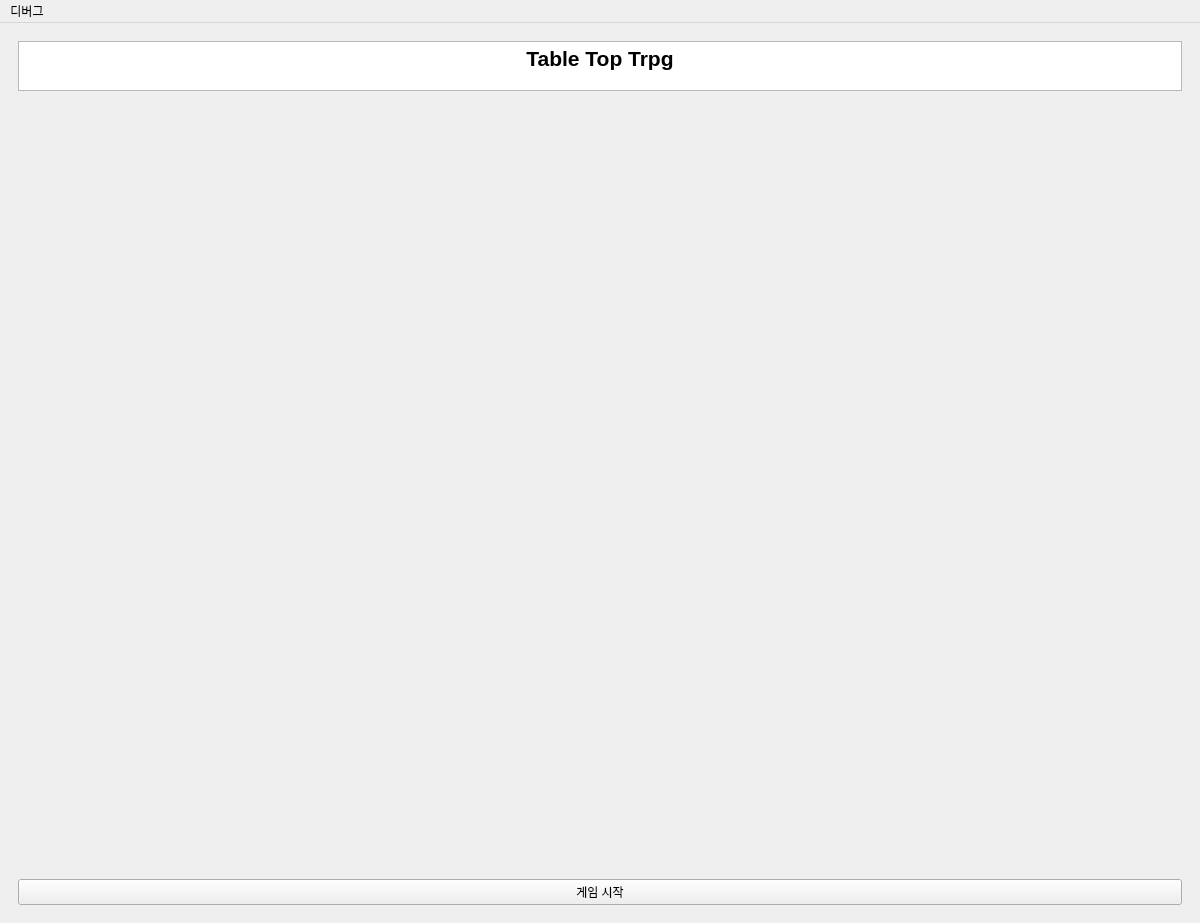
<?xml version="1.0" encoding="UTF-8"?>
<ui version="4.0">
 <class>MainWindow</class>
 <widget class="QMainWindow" name="MainWindow">
  <property name="geometry">
   <rect>
    <x>0</x>
    <y>0</y>
    <width>1200</width>
    <height>900</height>
   </rect>
  </property>
  <property name="windowTitle">
   <string>MainWindow</string>
  </property>
  <widget class="QWidget" name="centralwidget">
   <property name="enabled">
    <bool>true</bool>
   </property>
   <property name="sizePolicy">
    <sizepolicy hsizetype="MinimumExpanding" vsizetype="MinimumExpanding">
     <horstretch>0</horstretch>
     <verstretch>0</verstretch>
    </sizepolicy>
   </property>
   <property name="minimumSize">
    <size>
     <width>1200</width>
     <height>900</height>
    </size>
   </property>
   <layout class="QVBoxLayout" name="verticalLayout_12">
    <item>
     <widget class="QStackedWidget" name="stack_page">
      <property name="currentIndex">
       <number>0</number>
      </property>
      <widget class="QWidget" name="main">
       <layout class="QVBoxLayout" name="verticalLayout_5">
        <item>
         <widget class="QTextEdit" name="p1_text_title">
          <property name="sizePolicy">
           <sizepolicy hsizetype="Minimum" vsizetype="Fixed">
            <horstretch>0</horstretch>
            <verstretch>50</verstretch>
           </sizepolicy>
          </property>
          <property name="maximumSize">
           <size>
            <width>16777215</width>
            <height>50</height>
           </size>
          </property>
          <property name="autoFillBackground">
           <bool>true</bool>
          </property>
          <property name="readOnly">
           <bool>true</bool>
          </property>
          <property name="html">
           <string>&lt;!DOCTYPE HTML PUBLIC &quot;-//W3C//DTD HTML 4.0//EN&quot; &quot;http://www.w3.org/TR/REC-html40/strict.dtd&quot;&gt;
&lt;html&gt;&lt;head&gt;&lt;meta name=&quot;qrichtext&quot; content=&quot;1&quot; /&gt;&lt;style type=&quot;text/css&quot;&gt;
p, li { white-space: pre-wrap; }
&lt;/style&gt;&lt;/head&gt;&lt;body style=&quot; font-family:'MS Shell Dlg 2'; font-size:8.25pt; font-weight:400; font-style:normal;&quot;&gt;
&lt;p align=&quot;center&quot; style=&quot; margin-top:0px; margin-bottom:0px; margin-left:0px; margin-right:0px; -qt-block-indent:0; text-indent:0px;&quot;&gt;&lt;span style=&quot; font-size:16pt; font-weight:600;&quot;&gt;Table Top Trpg&lt;/span&gt;&lt;/p&gt;&lt;/body&gt;&lt;/html&gt;</string>
          </property>
         </widget>
        </item>
        <item>
         <layout class="QHBoxLayout" name="horizontalLayout_3">
          <item>
           <spacer name="verticalSpacer">
            <property name="orientation">
             <enum>Qt::Vertical</enum>
            </property>
            <property name="sizeHint" stdset="0">
             <size>
              <width>20</width>
              <height>80</height>
             </size>
            </property>
           </spacer>
          </item>
         </layout>
        </item>
        <item>
         <layout class="QVBoxLayout" name="verticalLayout_4">
          <item>
           <widget class="QPushButton" name="p1_to_p2_btn">
            <property name="text">
             <string>게임 시작</string>
            </property>
           </widget>
          </item>
         </layout>
        </item>
       </layout>
      </widget>
      <widget class="QWidget" name="gamelist">
       <layout class="QHBoxLayout" name="horizontalLayout_2">
        <item>
         <layout class="QVBoxLayout" name="verticalLayout_6">
          <item>
           <widget class="QTextEdit" name="p2_text_pagename">
            <property name="enabled">
             <bool>true</bool>
            </property>
            <property name="maximumSize">
             <size>
              <width>16777215</width>
              <height>20</height>
             </size>
            </property>
            <property name="readOnly">
             <bool>true</bool>
            </property>
            <property name="acceptRichText">
             <bool>true</bool>
            </property>
            <property name="html">
             <string>&lt;!DOCTYPE HTML PUBLIC &quot;-//W3C//DTD HTML 4.0//EN&quot; &quot;http://www.w3.org/TR/REC-html40/strict.dtd&quot;&gt;
&lt;html&gt;&lt;head&gt;&lt;meta name=&quot;qrichtext&quot; content=&quot;1&quot; /&gt;&lt;style type=&quot;text/css&quot;&gt;
p, li { white-space: pre-wrap; }
&lt;/style&gt;&lt;/head&gt;&lt;body style=&quot; font-family:'MS Shell Dlg 2'; font-size:8.25pt; font-weight:400; font-style:normal;&quot;&gt;
&lt;p align=&quot;center&quot; style=&quot; margin-top:0px; margin-bottom:0px; margin-left:0px; margin-right:0px; -qt-block-indent:0; text-indent:0px;&quot;&gt;&lt;span style=&quot; font-size:12pt; font-weight:600;&quot;&gt;게임 목록&lt;/span&gt;&lt;/p&gt;&lt;/body&gt;&lt;/html&gt;</string>
            </property>
           </widget>
          </item>
          <item>
           <widget class="QListWidget" name="p2_game_list"/>
          </item>
         </layout>
        </item>
        <item>
         <layout class="QVBoxLayout" name="verticalLayout_8">
          <item>
           <widget class="QPushButton" name="p2_make_game_btn">
            <property name="text">
             <string>새 게임</string>
            </property>
           </widget>
          </item>
          <item>
           <widget class="QPushButton" name="p2_del_game_btn">
            <property name="text">
             <string>게임 삭제</string>
            </property>
           </widget>
          </item>
          <item>
           <widget class="QPushButton" name="p2_to_p1_btn">
            <property name="text">
             <string>뒤로</string>
            </property>
           </widget>
          </item>
         </layout>
        </item>
       </layout>
      </widget>
      <widget class="QWidget" name="charlist">
       <layout class="QHBoxLayout" name="horizontalLayout">
        <item>
         <layout class="QVBoxLayout" name="verticalLayout_7">
          <item>
           <widget class="QTextEdit" name="p3_text_gamename">
            <property name="maximumSize">
             <size>
              <width>16777215</width>
              <height>20</height>
             </size>
            </property>
            <property name="readOnly">
             <bool>true</bool>
            </property>
            <property name="html">
             <string>&lt;!DOCTYPE HTML PUBLIC &quot;-//W3C//DTD HTML 4.0//EN&quot; &quot;http://www.w3.org/TR/REC-html40/strict.dtd&quot;&gt;
&lt;html&gt;&lt;head&gt;&lt;meta name=&quot;qrichtext&quot; content=&quot;1&quot; /&gt;&lt;style type=&quot;text/css&quot;&gt;
p, li { white-space: pre-wrap; }
&lt;/style&gt;&lt;/head&gt;&lt;body style=&quot; font-family:'MS Shell Dlg 2'; font-size:8.25pt; font-weight:400; font-style:normal;&quot;&gt;
&lt;p align=&quot;center&quot; style=&quot; margin-top:0px; margin-bottom:0px; margin-left:0px; margin-right:0px; -qt-block-indent:0; text-indent:0px;&quot;&gt;&lt;span style=&quot; font-size:12pt; font-weight:600;&quot;&gt;게임 이름&lt;/span&gt;&lt;/p&gt;&lt;/body&gt;&lt;/html&gt;</string>
            </property>
           </widget>
          </item>
          <item>
           <widget class="QTextBrowser" name="p3_text_pagename">
            <property name="maximumSize">
             <size>
              <width>16777215</width>
              <height>20</height>
             </size>
            </property>
            <property name="html">
             <string>&lt;!DOCTYPE HTML PUBLIC &quot;-//W3C//DTD HTML 4.0//EN&quot; &quot;http://www.w3.org/TR/REC-html40/strict.dtd&quot;&gt;
&lt;html&gt;&lt;head&gt;&lt;meta name=&quot;qrichtext&quot; content=&quot;1&quot; /&gt;&lt;style type=&quot;text/css&quot;&gt;
p, li { white-space: pre-wrap; }
&lt;/style&gt;&lt;/head&gt;&lt;body style=&quot; font-family:'MS Shell Dlg 2'; font-size:8.25pt; font-weight:400; font-style:normal;&quot;&gt;
&lt;p align=&quot;center&quot; style=&quot; margin-top:0px; margin-bottom:0px; margin-left:0px; margin-right:0px; -qt-block-indent:0; text-indent:0px;&quot;&gt;&lt;span style=&quot; font-size:12pt; font-weight:600;&quot;&gt;캐릭터 목록&lt;/span&gt;&lt;/p&gt;&lt;/body&gt;&lt;/html&gt;</string>
            </property>
           </widget>
          </item>
          <item>
           <widget class="QListWidget" name="p3_char_list"/>
          </item>
         </layout>
        </item>
        <item>
         <layout class="QVBoxLayout" name="verticalLayout_2">
          <item>
           <widget class="QPushButton" name="p3_make_char_btn">
            <property name="text">
             <string>캐릭터 생성</string>
            </property>
           </widget>
          </item>
          <item>
           <widget class="QPushButton" name="p3_to_p2_btn">
            <property name="text">
             <string>뒤로</string>
            </property>
           </widget>
          </item>
          <item>
           <widget class="QPushButton" name="p3_play_btn">
            <property name="text">
             <string>게임 시작</string>
            </property>
           </widget>
          </item>
          <item>
           <widget class="QPushButton" name="p3_del_char_btn">
            <property name="text">
             <string>캐릭터 삭제</string>
            </property>
           </widget>
          </item>
         </layout>
        </item>
       </layout>
      </widget>
      <widget class="QWidget" name="makechar">
       <layout class="QVBoxLayout" name="verticalLayout_3">
        <item>
         <layout class="QVBoxLayout" name="verticalLayout_9">
          <item>
           <widget class="QTextEdit" name="p4_text_gamename">
            <property name="maximumSize">
             <size>
              <width>16777215</width>
              <height>20</height>
             </size>
            </property>
            <property name="html">
             <string>&lt;!DOCTYPE HTML PUBLIC &quot;-//W3C//DTD HTML 4.0//EN&quot; &quot;http://www.w3.org/TR/REC-html40/strict.dtd&quot;&gt;
&lt;html&gt;&lt;head&gt;&lt;meta name=&quot;qrichtext&quot; content=&quot;1&quot; /&gt;&lt;style type=&quot;text/css&quot;&gt;
p, li { white-space: pre-wrap; }
&lt;/style&gt;&lt;/head&gt;&lt;body style=&quot; font-family:'MS Shell Dlg 2'; font-size:8.25pt; font-weight:400; font-style:normal;&quot;&gt;
&lt;p align=&quot;center&quot; style=&quot; margin-top:0px; margin-bottom:0px; margin-left:0px; margin-right:0px; -qt-block-indent:0; text-indent:0px;&quot;&gt;&lt;span style=&quot; font-size:12pt; font-weight:600;&quot;&gt;게임 이름&lt;/span&gt;&lt;/p&gt;&lt;/body&gt;&lt;/html&gt;</string>
            </property>
           </widget>
          </item>
          <item>
           <widget class="QTextEdit" name="p4_text_pagename">
            <property name="maximumSize">
             <size>
              <width>16777215</width>
              <height>20</height>
             </size>
            </property>
            <property name="readOnly">
             <bool>true</bool>
            </property>
            <property name="html">
             <string>&lt;!DOCTYPE HTML PUBLIC &quot;-//W3C//DTD HTML 4.0//EN&quot; &quot;http://www.w3.org/TR/REC-html40/strict.dtd&quot;&gt;
&lt;html&gt;&lt;head&gt;&lt;meta name=&quot;qrichtext&quot; content=&quot;1&quot; /&gt;&lt;style type=&quot;text/css&quot;&gt;
p, li { white-space: pre-wrap; }
&lt;/style&gt;&lt;/head&gt;&lt;body style=&quot; font-family:'MS Shell Dlg 2'; font-size:8.25pt; font-weight:400; font-style:normal;&quot;&gt;
&lt;p align=&quot;center&quot; style=&quot; margin-top:0px; margin-bottom:0px; margin-left:0px; margin-right:0px; -qt-block-indent:0; text-indent:0px;&quot;&gt;&lt;span style=&quot; font-size:12pt; font-weight:600;&quot;&gt;캐릭터 생성&lt;/span&gt;&lt;/p&gt;&lt;/body&gt;&lt;/html&gt;</string>
            </property>
           </widget>
          </item>
          <item>
           <widget class="QGroupBox" name="basic_group">
            <property name="title">
             <string>기본 정보</string>
            </property>
            <layout class="QVBoxLayout" name="basic_layout">
             <item>
              <layout class="QHBoxLayout" name="name_layout">
               <item>
                <widget class="QLabel" name="name_label">
                 <property name="text">
                  <string>이름:</string>
                 </property>
                </widget>
               </item>
               <item>
                <widget class="QLineEdit" name="name_input"/>
               </item>
              </layout>
             </item>
            </layout>
           </widget>
          </item>
          <item>
           <widget class="QGroupBox" name="class_group">
            <property name="title">
             <string>직업</string>
            </property>
            <layout class="QGridLayout" name="class_grid"/>
           </widget>
          </item>
          <item>
           <widget class="QGroupBox" name="race_group">
            <property name="title">
             <string>종족</string>
            </property>
            <layout class="QVBoxLayout" name="race_layout">
             <item>
              <layout class="QHBoxLayout" name="race_select_layout">
               <item>
                <widget class="QLabel" name="race_label">
                 <property name="text">
                  <string>종족:</string>
                 </property>
                </widget>
               </item>
               <item>
                <widget class="QComboBox" name="race_combo"/>
               </item>
              </layout>
             </item>
             <item>
              <layout class="QHBoxLayout" name="subrace_select_layout">
               <item>
                <widget class="QLabel" name="subrace_label">
                 <property name="text">
                  <string>서브종족:</string>
                 </property>
                </widget>
               </item>
               <item>
                <widget class="QComboBox" name="subrace_combo"/>
               </item>
              </layout>
             </item>
            </layout>
           </widget>
          </item>
          <item>
           <widget class="QGroupBox" name="background_group">
            <property name="title">
             <string>배경</string>
            </property>
            <layout class="QGridLayout" name="background_grid"/>
           </widget>
          </item>
          <item>
           <widget class="QGroupBox" name="ability_group">
            <property name="title">
             <string>능력치</string>
            </property>
            <layout class="QGridLayout" name="ability_layout"/>
           </widget>
          </item>
          <item>
           <widget class="QPushButton" name="spell_button">
            <property name="enabled">
             <bool>false</bool>
            </property>
            <property name="text">
             <string>스펠 선택</string>
            </property>
           </widget>
          </item>
          <item>
           <layout class="QHBoxLayout" name="horizontalLayout_6">
            <item>
             <layout class="QHBoxLayout" name="horizontalLayout_10"/>
            </item>
            <item>
             <layout class="QVBoxLayout" name="verticalLayout_11">
              <property name="sizeConstraint">
               <enum>QLayout::SetMaximumSize</enum>
              </property>
              <property name="spacing">
               <number>0</number>
              </property>
              <item>
               <widget class="QPushButton" name="p4_goback_btn">
                <property name="sizePolicy">
                 <sizepolicy hsizetype="Fixed" vsizetype="Fixed">
                  <horstretch>0</horstretch>
                  <verstretch>0</verstretch>
                 </sizepolicy>
                </property>
                <property name="text">
                 <string>뒤로</string>
                </property>
               </widget>
              </item>
              <item>
               <widget class="QPushButton" name="p4_goon_btn">
                <property name="sizePolicy">
                 <sizepolicy hsizetype="Fixed" vsizetype="Fixed">
                  <horstretch>0</horstretch>
                  <verstretch>0</verstretch>
                 </sizepolicy>
                </property>
                <property name="text">
                 <string>생성</string>
                </property>
               </widget>
              </item>
             </layout>
            </item>
           </layout>
          </item>
         </layout>
        </item>
       </layout>
      </widget>
      <widget class="QWidget" name="playmap">
       <layout class="QVBoxLayout" name="verticalLayout_10">
        <item>
        <layout class="QGridLayout" name="gridLayout">
            <!-- (0,0)에 graphicsView -->
            <item row="0" column="0">
            <widget class="QGraphicsView" name="graphicsView_map"/>
            </item>
            <!-- (0,0)에 overlay용 frame -->
            <item row="0" column="0">
            <widget class="QFrame" name="frame_overlay">
                <property name="visible">
                    <bool>false</bool>
                </property>
                <property name="styleSheet">
                <string>
                        QFrame { background-color: transparent; }
                        QTextEdit { background-color: rgb(0,0,0); color: white; border: none; }
                        QPushButton { 
                            background-color: rgb(128,128,128);
                            color: white;
                            border: none;
                            border-radius: 20px;
                            text-align: left;
                            padding-left: 10px;
                        }
                        QPushButton:hover {
                            background-color: #a0a0a0;
                        }
                        QPushButton:pressed {
                            background-color: #606060;
                        }
                </string>
                </property>
                <layout class="QGridLayout" name="gridLayout_overlay">
                    <property name="leftMargin">
                        <number>10</number>
                    </property>
                    <property name="topMargin">
                        <number>10</number>
                    </property>
                    <property name="rightMargin">
                        <number>10</number>
                    </property>
                    <property name="bottomMargin">
                        <number>10</number>
                    </property>
                    <property name="spacing">
                        <number>0</number>
                    </property>
                    <!-- 상좌 프레임 -->
                    <item row="0" column="0">
                        <layout class="QHBoxLayout" name="horizontalLayout_topleft">
                            <item>
                                <widget class="QGraphicsView" name="graphics_topleft_text">
                                    <property name="minimumSize">
                                        <size><width>200</width><height>200</height></size>
                                    </property>
                                    <property name="maximumSize">
                                        <size><width>200</width><height>200</height></size>
                                    </property>
                                </widget>
                            </item>
                            <item>
                                <widget class="QGraphicsView" name="graphics_topleft_buttons">
                                    <property name="minimumSize">
                                        <size><width>100</width><height>150</height></size>
                                    </property>
                                    <property name="maximumSize">
                                        <size><width>100</width><height>150</height></size>
                                    </property>
                                </widget>
                            </item>
                        </layout>
                    </item>
                    <!-- 상우 프레임 -->
                    <item row="0" column="2">
                        <layout class="QHBoxLayout" name="horizontalLayout_topright">
                            <item>
                                <widget class="QGraphicsView" name="graphics_topright_buttons">
                                    <property name="minimumSize">
                                        <size><width>100</width><height>150</height></size>
                                    </property>
                                    <property name="maximumSize">
                                        <size><width>100</width><height>150</height></size>
                                    </property>
                                </widget>
                            </item>
                            <item>
                                <widget class="QGraphicsView" name="graphics_topright_text">
                                    <property name="minimumSize">
                                        <size><width>200</width><height>200</height></size>
                                    </property>
                                    <property name="maximumSize">
                                        <size><width>200</width><height>200</height></size>
                                    </property>
                                </widget>
                            </item>
                        </layout>
                    </item>
                    <!-- 좌하 프레임 -->
                    <item row="2" column="0">
                        <layout class="QHBoxLayout" name="horizontalLayout_bottomleft">
                            <item>
                                <widget class="QGraphicsView" name="graphics_bottomleft_text">
                                    <property name="minimumSize">
                                        <size><width>200</width><height>200</height></size>
                                    </property>
                                    <property name="maximumSize">
                                        <size><width>200</width><height>200</height></size>
                                    </property>
                                </widget>
                            </item>
                            <item>
                                <widget class="QGraphicsView" name="graphics_bottomleft_buttons">
                                    <property name="minimumSize">
                                        <size><width>100</width><height>150</height></size>
                                    </property>
                                    <property name="maximumSize">
                                        <size><width>100</width><height>150</height></size>
                                    </property>
                                </widget>
                            </item>
                        </layout>
                    </item>
                    <!-- 우하 프레임 -->
                    <item row="2" column="2">
                        <layout class="QHBoxLayout" name="horizontalLayout_bottomright">
                            <item>
                                <widget class="QGraphicsView" name="graphics_bottomright_buttons">
                                    <property name="minimumSize">
                                        <size><width>100</width><height>150</height></size>
                                    </property>
                                    <property name="maximumSize">
                                        <size><width>100</width><height>150</height></size>
                                    </property>
                                </widget>
                            </item>
                            <item>
                                <widget class="QGraphicsView" name="graphics_bottomright_text">
                                    <property name="minimumSize">
                                        <size><width>200</width><height>200</height></size>
                                    </property>
                                    <property name="maximumSize">
                                        <size><width>200</width><height>200</height></size>
                                    </property>
                                </widget>
                            </item>
                        </layout>
                    </item>
                    <!-- 중앙 spacer -->
                    <item row="0" column="1" rowspan="3">
                        <spacer name="horizontalSpacer">
                            <property name="orientation">
                                <enum>Qt::Horizontal</enum>
                            </property>
                            <property name="sizeHint" stdset="0">
                                <size>
                                    <width>40</width>
                                    <height>20</height>
                                </size>
                            </property>
                        </spacer>
                    </item>
                    <item row="1" column="0" colspan="3">
                        <spacer name="verticalSpacer">
                            <property name="orientation">
                                <enum>Qt::Vertical</enum>
                            </property>
                            <property name="sizeHint" stdset="0">
                                <size>
                                    <width>20</width>
                                    <height>40</height>
                                </size>
                            </property>
                        </spacer>
                    </item>
                </layout>
            </widget>
            </item>
        </layout>
        </item>
       </layout>
      </widget>
      <widget class="QWidget" name="fightpage">
       <layout class="QVBoxLayout" name="verticalLayout_13">
        <item>
         <layout class="QHBoxLayout" name="horizontalLayout_9">
          <item>
           <widget class="QGraphicsView" name="graphicsView_2"/>
          </item>
         </layout>
        </item>
       </layout>
      </widget>
     </widget>
    </item>
   </layout>
  </widget>
  <widget class="QMenuBar" name="menubar">
   <property name="geometry">
    <rect>
     <x>0</x>
     <y>0</y>
     <width>800</width>
     <height>21</height>
    </rect>
   </property>
   <widget class="QMenu" name="menu_debug">
    <property name="title">
     <string>디버그</string>
    </property>
    <addaction name="action_toggle_overlay"/>
   </widget>
   <addaction name="menu_debug"/>
  </widget>
  <action name="action_toggle_overlay">
   <property name="text">
    <string>오버레이 토글</string>
   </property>
  </action>
 </widget>
 <resources/>
 <connections/>
</ui>
